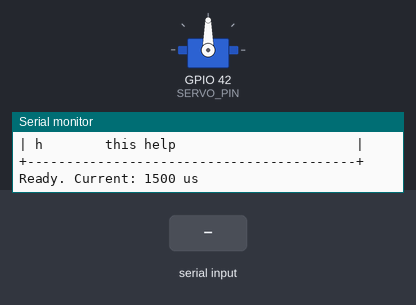
A sketch run on a simulated ESP32. Parts: servo, the last lines printed to the serial monitor. The test bench sets the inputs (shaded band).

Above: at 2.0 s.
2.1 s: "sweep\n" received over Serial
At 4.5 s:
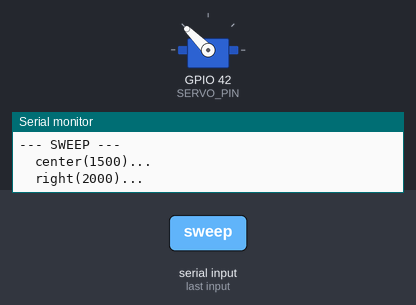
At 5.41 s:
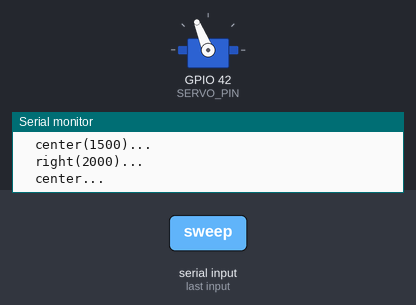
8.1 s: "+\n" received over Serial
At 8.5 s:
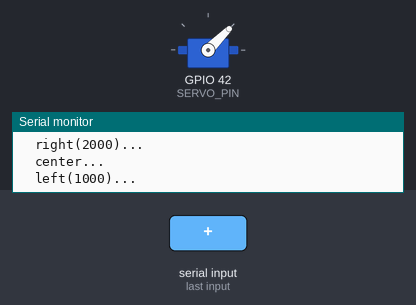
Timing chart, 0 to 11.6 s (numbered marks = the images above; inputs shaded):
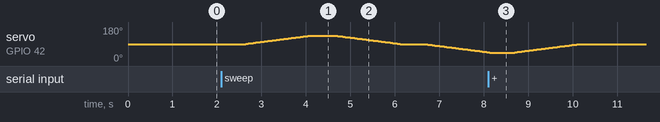

Measured:
- after the input at 2.1 s, servo on GPIO 42 (SERVO_PIN): rises from 90° to 135° in 1.5 s, then falls to 47° in 4.0 s

The sketch:

servo_calibrate.ino
```cpp
// =====================================================================
//  WRO v13 — Steering servo calibration
// =====================================================================
//
//  Why: the servo's mechanical center rarely lines up perfectly with
//  1500 us. This sketch walks you through finding the exact microsecond
//  values for:
//    - center (wheels straight)
//    - max LEFT lock
//    - max RIGHT lock
//
//  Setup:
//    1. Lift the chassis so the wheels can turn freely.
//    2. Upload this sketch.
//    3. Open Serial Monitor at 115200 baud.
//
//  Procedure:
//    Step 1. Send `c` -- servo starts at 1500 us. Check the wheels.
//    Step 2. Use `+` (+5 us) / `-` (-5 us) for fine adjustment, or
//            `>` (+50 us) / `<` (-50 us) for coarse, until the wheels
//            point PERFECTLY STRAIGHT.
//    Step 3. When straight, press `C` to save as CENTER.
//    Step 4. Crank `+` until the wheels hit the right end-stop. Press
//            `R` to save as MAX RIGHT.
//    Step 5. Crank `-` until the wheels hit the left end-stop. Press
//            `L` to save as MAX LEFT.
//    Step 6. Press `p` for the summary you can paste into the firmware.
//
//  Important: do NOT leave the servo pinned against an end-stop -- it
//  overheats. If it buzzes at the limit, back off ~50 us.
//
//  Commands:
//    +/-       fine step (+/- 5 us)
//    >/<       coarse step (+/- 50 us)
//    c         show current value
//    1500      jump to a literal value (any 4-digit number 500..2500)
//    sweep     smooth sweep: center -> right -> center -> left -> center
//    C         save current as CENTER
//    R         save current as MAX RIGHT
//    L         save current as MAX LEFT
//    p         print calibration summary
//    h         help
// =====================================================================

#include <ESP32Servo.h>

// v13: steering servo on GPIO 42 (was GPIO 27 on v11 hardware)
#define SERVO_PIN     42
#define SERVO_MIN_US  500
#define SERVO_MAX_US  2500

Servo steeringServo;
int currentUS = 1500;

int calCenter = 0;
int calRight  = 0;
int calLeft   = 0;

void setUS(int us) {
  us = constrain(us, SERVO_MIN_US, SERVO_MAX_US);
  currentUS = us;
  steeringServo.writeMicroseconds(us);
}

void printPos() {
  Serial.print("  >> servo = ");
  Serial.print(currentUS);
  Serial.println(" us");
}

void smoothMove(int from, int to) {
  int step = (to > from) ? 5 : -5;
  for (int us = from; (step > 0) ? (us <= to) : (us >= to); us += step) {
    setUS(us);
    delay(15);
  }
  setUS(to);
}

void runSweep() {
  int c = calCenter > 0 ? calCenter : 1500;
  int r = calRight  > 0 ? calRight  : 2000;
  int l = calLeft   > 0 ? calLeft   : 1000;

  Serial.println("\n--- SWEEP ---");
  Serial.print("  center("); Serial.print(c); Serial.println(")...");
  smoothMove(currentUS, c);  delay(500);
  Serial.print("  right(");  Serial.print(r); Serial.println(")...");
  smoothMove(c, r);          delay(500);
  Serial.print("  center..."); Serial.println();
  smoothMove(r, c);          delay(500);
  Serial.print("  left(");   Serial.print(l); Serial.println(")...");
  smoothMove(c, l);          delay(500);
  Serial.println("  center...");
  smoothMove(l, c);
  Serial.println("--- SWEEP DONE ---\n");
}

void printHelp() {
  Serial.println("\n+--- COMMANDS -----------------------------+");
  Serial.println("| +/-      +/- 5 us  (fine)                |");
  Serial.println("| >/<      +/- 50 us (coarse)              |");
  Serial.println("| c        show current                    |");
  Serial.println("| 1500     jump to literal value           |");
  Serial.println("| sweep    smooth sweep C->L->C->R->C      |");
  Serial.println("| C        save as CENTER                  |");
  Serial.println("| R        save as MAX RIGHT               |");
  Serial.println("| L        save as MAX LEFT                |");
  Serial.println("| p        print summary                   |");
  Serial.println("| h        this help                       |");
  Serial.println("+------------------------------------------+\n");
}

void printSummary() {
  Serial.println("\n+======================================+");
  Serial.println("|       CALIBRATION SUMMARY            |");
  Serial.println("+======================================+");

  Serial.print("|  CENTER:     ");
  if (calCenter > 0) { Serial.print(calCenter); Serial.println(" us"); }
  else { Serial.println("(not set)"); }

  Serial.print("|  MAX RIGHT:  ");
  if (calRight > 0) { Serial.print(calRight); Serial.println(" us"); }
  else { Serial.println("(not set)"); }

  Serial.print("|  MAX LEFT:   ");
  if (calLeft > 0) { Serial.print(calLeft); Serial.println(" us"); }
  else { Serial.println("(not set)"); }

  if (calCenter > 0 && calRight > 0 && calLeft > 0) {
    int rangeR = calRight - calCenter;
    int rangeL = calCenter - calLeft;

    Serial.println("+======================================+");
    Serial.print("|  Right travel: +"); Serial.print(rangeR); Serial.println(" us");
    Serial.print("|  Left  travel: -"); Serial.print(rangeL); Serial.println(" us");

    if (abs(rangeR - rangeL) > 50) {
      Serial.println("|  Asymmetric! Use the smaller travel.");
    }

    Serial.println("+======================================+");
    Serial.println("|  Paste into wro_hw_config_v13.h:     |");
    Serial.println("|                                      |");
    Serial.print("|  #define SERVO_CENTER_US  "); Serial.println(calCenter);
    Serial.print("|  #define SERVO_RIGHT_US   "); Serial.println(calRight);
    Serial.print("|  #define SERVO_LEFT_US    "); Serial.println(calLeft);
  }

  Serial.println("+======================================+\n");
}

void setup() {
  Serial.begin(115200);
  delay(800);

  steeringServo.attach(SERVO_PIN, SERVO_MIN_US, SERVO_MAX_US);
  setUS(1500);

  Serial.println("\n\n");
  Serial.println("+==========================================+");
  Serial.println("|  WRO v13 -- STEERING SERVO CALIBRATION   |");
  Serial.println("|  JX PDI-6221MG on GPIO 42                |");
  Serial.println("|  Start: 1500 us                          |");
  Serial.println("+==========================================+\n");

  Serial.println("STEP 1. Lift the chassis so the wheels turn freely.");
  Serial.println("STEP 2. Use '+' / '-' until wheels point STRAIGHT.");
  Serial.println("STEP 3. Press 'C' to save CENTER.");
  Serial.println("STEP 4. Crank '+' to the right end-stop, press 'R'.");
  Serial.println("STEP 5. Crank '-' to the left end-stop, press 'L'.");
  Serial.println("STEP 6. Press 'p' for the final values.\n");

  printHelp();
  Serial.println("Ready. Current: 1500 us");
}

void handleCommand(String cmd) {
  cmd.trim();
  if (cmd.length() == 0) return;

  // If purely digits -> jump to that value
  bool allDigits = true;
  for (size_t i = 0; i < cmd.length(); i++) {
    if (!isDigit(cmd[i])) { allDigits = false; break; }
  }
  if (allDigits) {
    int v = cmd.toInt();
    if (v >= SERVO_MIN_US && v <= SERVO_MAX_US) {
      setUS(v);
      printPos();
    } else {
      Serial.print("  Range is 500..2500. You entered: ");
      Serial.println(v);
    }
    return;
  }

  // Multi-char commands
  if (cmd == "sweep") { runSweep(); return; }
  if (cmd == "h" || cmd == "help") { printHelp(); return; }

  // Single-char commands
  char ch = cmd[0];
  switch (ch) {
    case '+': setUS(currentUS + 5);   printPos(); break;
    case '-': setUS(currentUS - 5);   printPos(); break;
    case '>': setUS(currentUS + 50);  printPos(); break;
    case '<': setUS(currentUS - 50);  printPos(); break;
    case 'c': printPos(); break;

    case 'C':
      calCenter = currentUS;
      Serial.print("\n  *** CENTER saved: ");
      Serial.print(calCenter); Serial.println(" us ***\n");
      break;

    case 'R':
      calRight = currentUS;
      Serial.print("\n  *** MAX RIGHT saved: ");
      Serial.print(calRight); Serial.println(" us ***\n");
      break;

    case 'L':
      calLeft = currentUS;
      Serial.print("\n  *** MAX LEFT saved: ");
      Serial.print(calLeft); Serial.println(" us ***\n");
      break;

    case 'p': case 'P':
      printSummary();
      break;

    default:
      Serial.print("  Unknown command: ");
      Serial.println(cmd);
      Serial.println("  Type 'h' for help");
      break;
  }
}

void loop() {
  static String buf = "";
  while (Serial.available()) {
    char c = Serial.read();
    if (c == '\n' || c == '\r') {
      if (buf.length() > 0) {
        handleCommand(buf);
        buf = "";
      }
    } else {
      buf += c;
    }
  }
}
```
